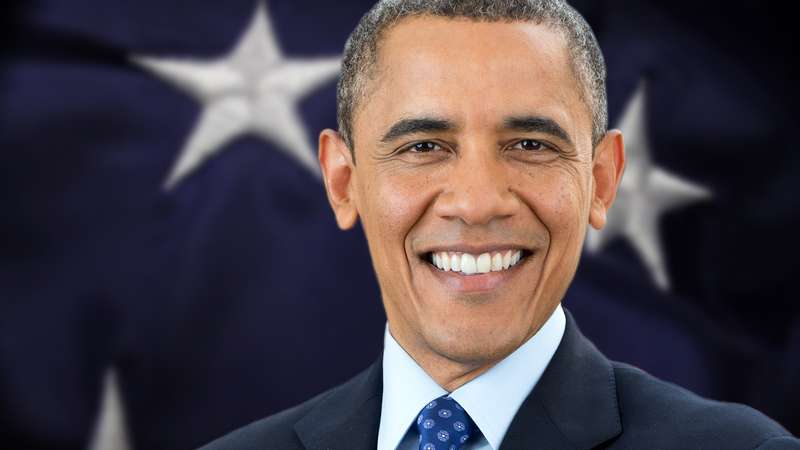
#> input picture Face Detection/bo2.jpg, 800 x 450 px
$ python 'face detection poc.py'
#> lines starting #> are read from the running program, lines starting #| are printed output that depends on the picture; after the words box and inside, x2 and y2 are one past the last pixel; in counts of white or black regions, pixels touching at a corner belong together
from cv2 import cv2
face_cascade = cv2.CascadeClassifier('haarcascade_frontalface_default.xml')

img = cv2.imread('bo2.jpg')
#> img is the input picture: shape (450, 800, 3); mean B, G, R 73.5, 66.5, 76
gray = cv2.cvtColor(img, cv2.COLOR_BGR2GRAY)
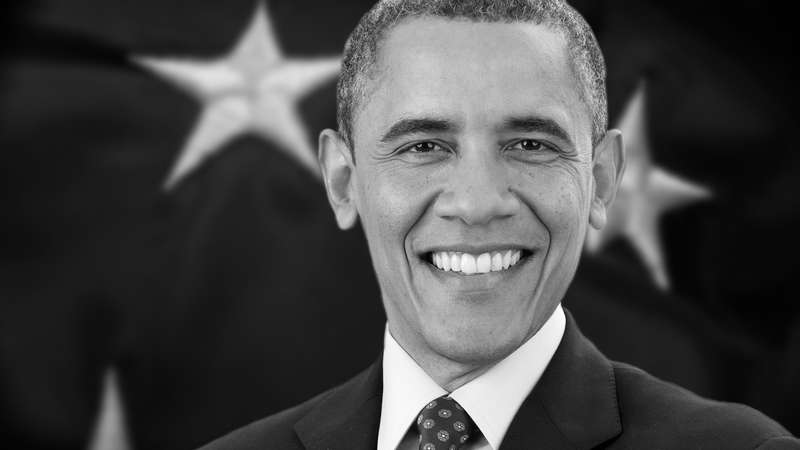
#> gray: shape (450, 800); min 0, max 255, mean 70.1

faces = face_cascade.detectMultiScale(
    gray,
    scaleFactor=1.1,
    minNeighbors=5,
    minSize=(30, 30),
    flags = cv2.CASCADE_SCALE_IMAGE
)
#> faces = [[334, 31, 287, 287]]

for (x, y, w, h) in faces:
    cv2.rectangle(img, (x-50, y-50), (x+w+50, y+h+50), (255, 255, 0), 2)
#> this loop made 1 pass
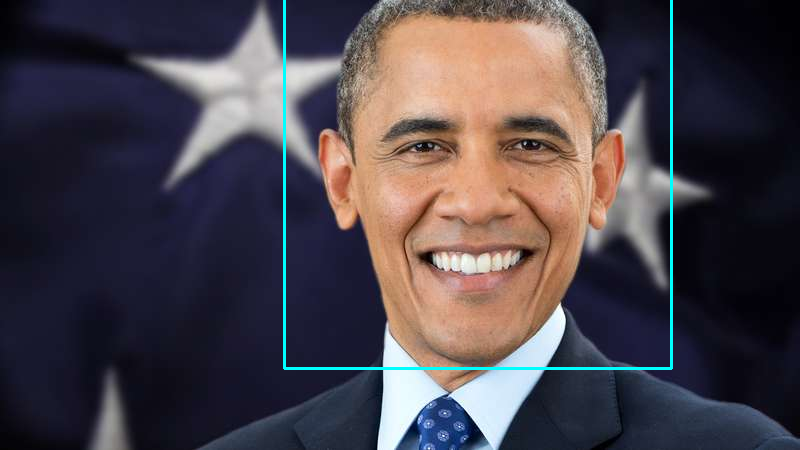
#> img: shape (450, 800, 3); 0.94% of pixels changed, all inside (x1, y1, x2, y2) = (283, 0, 673, 370)

scale_percent = 60 # percent of original size
width = int(img.shape[1] * scale_percent / 100)
#> width = 480
height = int(img.shape[0] * scale_percent / 100)
#> height = 270
dim = (width, height)
#> dim = (480, 270)
resized = cv2.resize(img, dim, interpolation = cv2.INTER_AREA)
cv2.imshow('img', resized)
cv2.waitKey(10000)
cv2.destroyAllWindows()

$ run again, with Face Detection/bo1.jpg copied over Face Detection/bo2.jpg
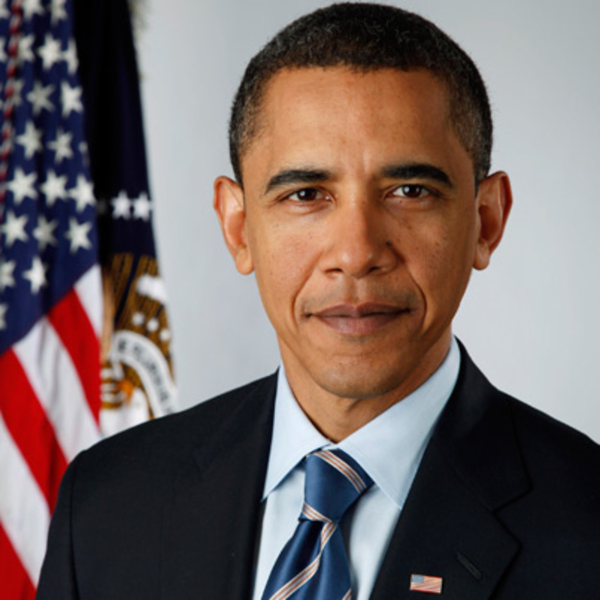
#> input picture Face Detection/bo1.jpg, 1200 x 1200 px (shown at 1/2 size)
#> img is the input picture: shape (1200, 1200, 3); mean B, G, R 99.8, 102.3, 116.3
#> `gray = cv2.cvtColor(img, cv2.COLOR_BGR2GRAY)`:
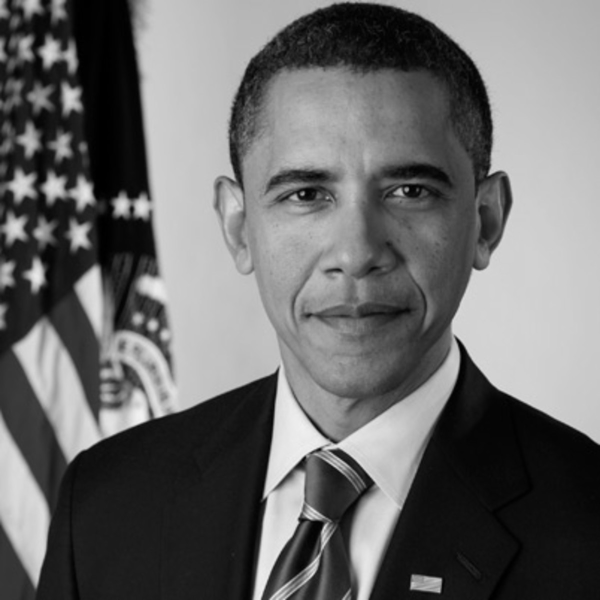
#> gray: shape (1200, 1200) (shown at 1/2 size); min 0, max 243, mean 106.2
#> faces = [[429, 167, 563, 563]]
#> the loop `for (x, y, w, h) in faces:` made 1 pass
#> `resized = cv2.resize(img, dim, interpolation = cv2.INTER_AREA)`:
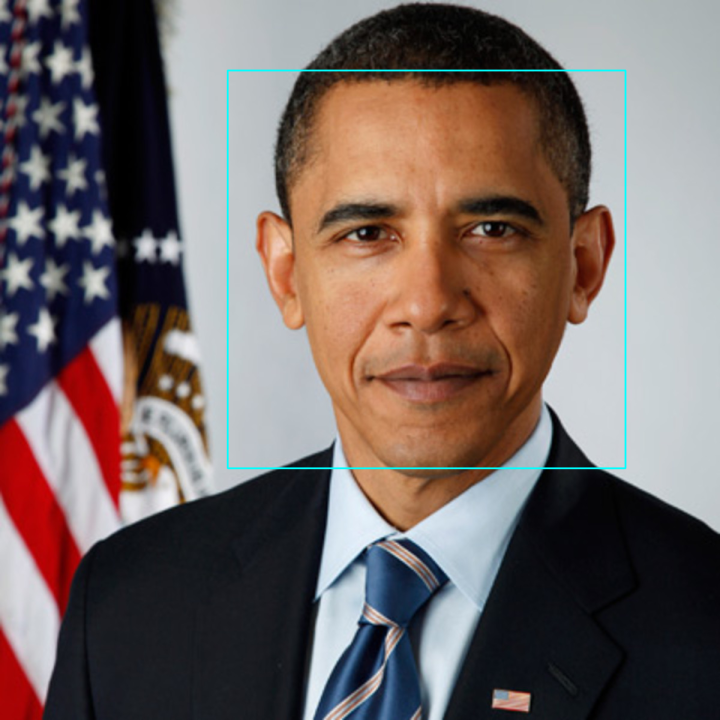
#> resized: shape (720, 720, 3); mean B, G, R 100.4, 102.9, 115.5
